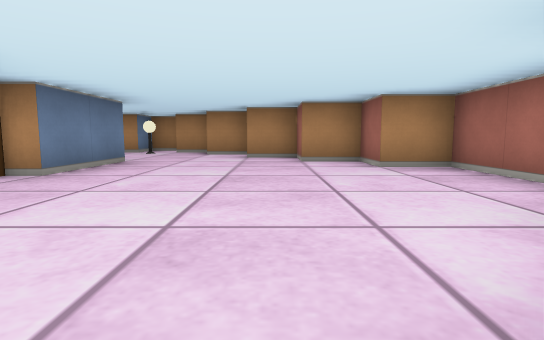
View 1 (above)

15 first-person views from a walk through a cub3D maze. The camera is about half as high as the walls, tilts 6° down and sees 80° across. The floor is counted in squares. Each view is taken from the middle of a square. On the plan, view 1 faces up. The plan holds only what a view shows up to about 9 squares ahead; the rest is blank.

View 2
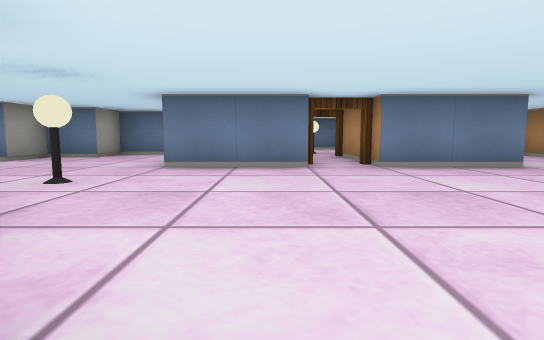

View 3
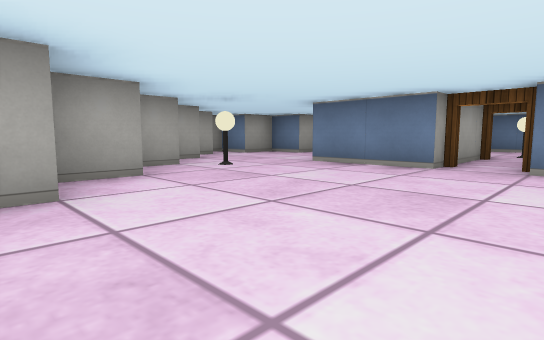

View 4
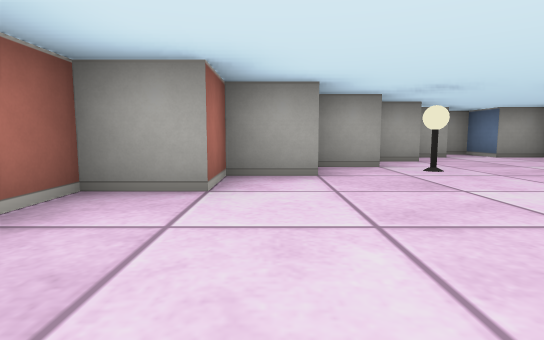

View 5
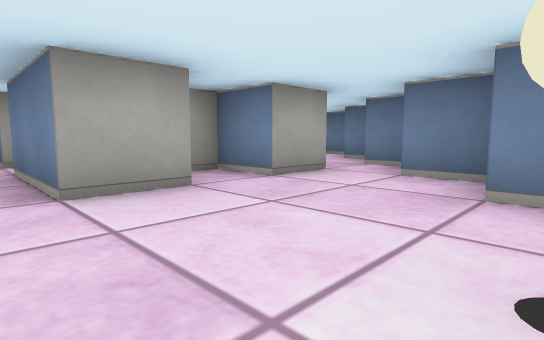

View 6
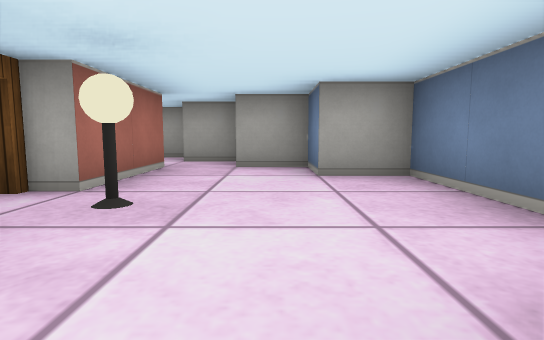

View 7
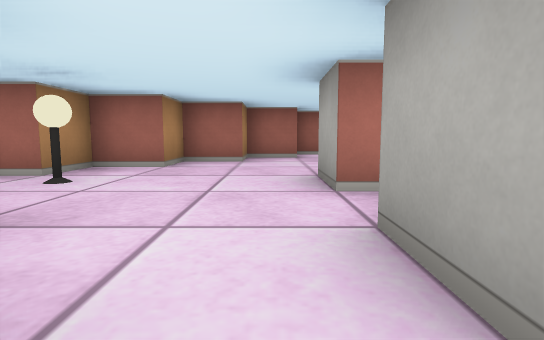

View 8
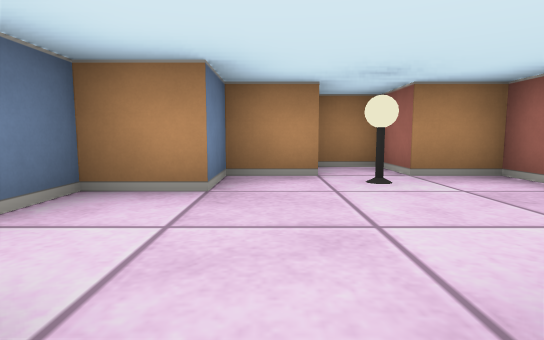

View 9
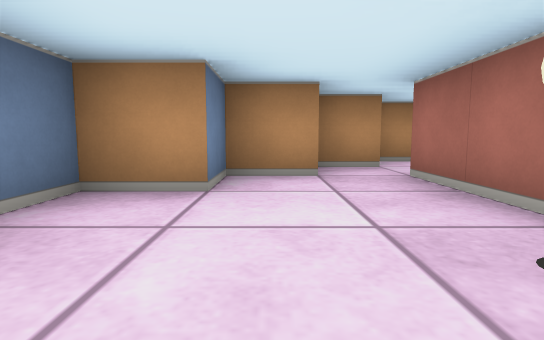

View 10
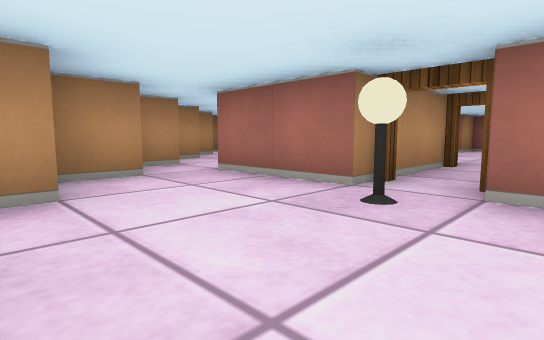

View 11
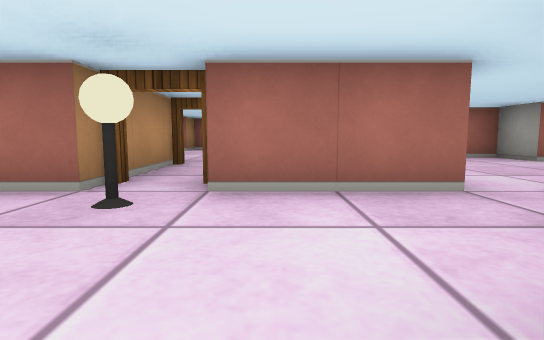

View 12
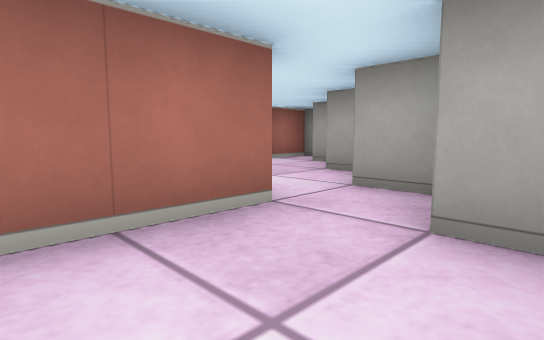

View 13
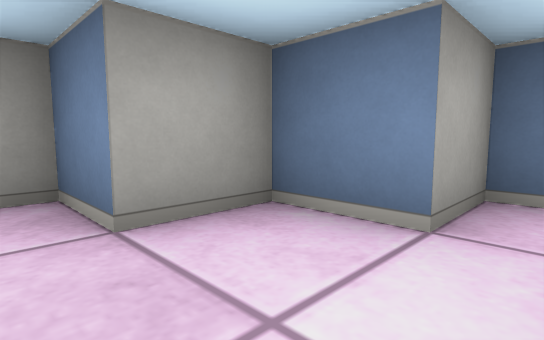

View 14
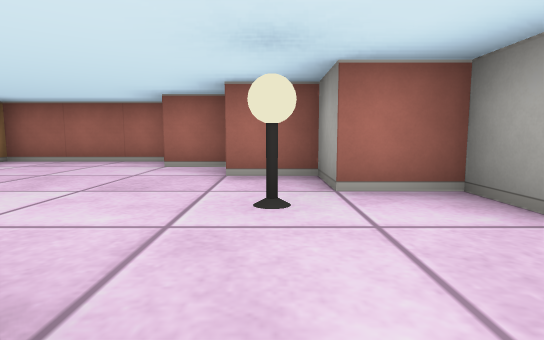

View 15
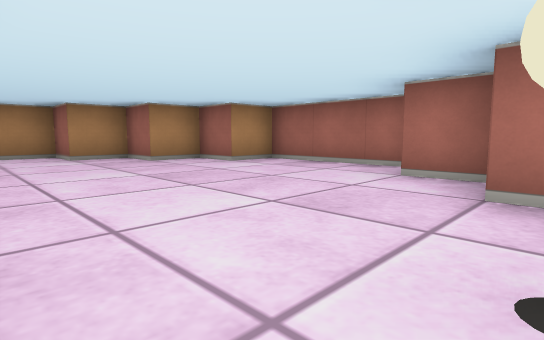

### Floor plan
Ten units are one square. View 1 is at (0, 0); x grows to the right and y downward. Boxes are objects, and circles mark ways between rooms. Rooms are numbered by the first view taken in them; rooms with no view inside come last. Other rooms are left out.
<svg viewBox="-90 -100 120 140">
<path fill="none" stroke="#000" d="M-25 -25 -25 -5M-36 -55 -25 -55 -25 -35M-55 -55 -45 -55 -45 -45 -40 -45M-55 -4 -55 -16M-16 15 -5 15 -5 5 5 5 5 -5 15 -5 15 -15 25 -15 25 -45 15 -45 15 -55 5 -55 5 -65 -5 -65 -5 -75 -15 -75 -15 -85 -25 -85M-65 -61 -65 -55M-75 -15 -75 -5 -65 -5M-35 -85 -45 -85 -45 -75 -55 -75 -55 -65 -64 -65M-66 5 -55 5 -55 15 -45 15 -45 25 -35 25 -35 35 -25 35 -25 25 -15 25 -15 19M-25 -95 -34 -95M-55 -35 -55 -55M-55 -16 -55 -25M-65 -55 -75 -55 -75 -45 -85 -45 -85 -15 -75 -15M-55 -25 -25 -25M-25 -35 -55 -35"/>
<rect x="-35" y="-85" width="10" height="10" fill="#bbb"><title>lamp</title></rect>
<rect x="-15" y="-5" width="10" height="10" fill="#bbb"><title>lamp</title></rect>
<rect x="-65" y="-35" width="10" height="10" fill="#bbb"><title>lamp</title></rect>
<circle cx="-60" cy="-60" r="3" fill="#2a7"/>
<circle cx="-70" cy="-10" r="3" fill="#2a7"/>
<circle cx="-30" cy="-30" r="3" fill="#2a7"/>
<circle cx="-50" cy="-30" r="3" fill="#2a7"/>
<text x="-20" y="-30">1</text>
<text x="-70" y="-30">2</text>
<text x="-40" y="-30">3</text>
</svg>
Room 1 opens to room 2. Room 1 opens to room 3. Room 2 opens to room 3.

Where each view was taken, in squares from view 1:
view 1: 0 up, 0 right, facing up
view 2: 2 up, 2 right, facing left
view 3: 4 up, 2 right, facing down-left
view 4: 4 up, 1 right, facing down
view 5: 8 up, 2 left, facing down-left
view 6: 5 up, 7 left, facing down
view 7: 6 up, 6 left, facing right
view 8: 5 up, 4 left, facing up
view 9: 2 up, 7 left, facing up
view 10: 2 up, 8 left, facing up-right
view 11: 2 up, 8 left, facing right
view 12: 2 up, 7 left, facing down-right
view 13: 0 up, 4 left, facing down-left
view 14: 0 up, 3 left, facing right
view 15: 0 up, 2 left, facing up-right
